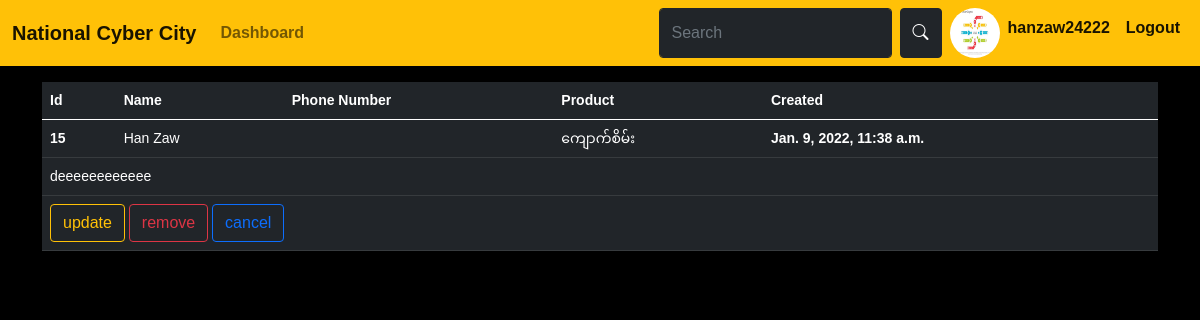
The page /commentdetails/15 (signed in) on the database its author committed.
### jade/models.py (models this page shows, shortened)
class Customer(models.Model):
    user = models.OneToOneField(User, on_delete=models.CASCADE, null=True)
    name = models.CharField(max_length=200, null=True)
    profile = models.ImageField(upload_to='profiles/',null=True,blank=True)
    email = models.EmailField(max_length=200, null=True)
    phone = models.CharField(max_length=200, null=True)
    created = models.DateTimeField(auto_now_add=True)
    def __str__(self):
        return self.name

class Comment(models.Model):
    product = models.ForeignKey(Product, on_delete=models.CASCADE,null=True)
    name = models.ForeignKey(Customer,on_delete=models.SET_NULL,null=True)
    comment = models.TextField()
    created = models.DateTimeField(auto_now_add=True)

class Product(models.Model):
    category = models.ForeignKey(Category, related_name='products', on_delete=models.CASCADE)
    name = models.CharField(max_length=200, db_index=True)
    slug = models.SlugField(max_length=200, db_index=True)
    description = models.TextField(blank=True)
    price = models.DecimalField(max_digits=10, decimal_places=2)
    available = models.BooleanField(default=True)
    created = models.DateTimeField(auto_now_add=True)
    class Meta:
        ordering = ('name',)
        index_together = (('id', 'slug'),)
    def __str__(self):
        return self.name

### jade/views.py (the view)
# urls.py: path('commentdetails/<int:id>', views.commentdetails, name='commentdetails'),
@login_required(login_url='/login')
def commentdetails(request, id):
    comment = Comment.objects.get(id=id)
    return render(request, 'jade/commentdetails.html', {'comment': comment})

### jade/templates/jade/commentdetails.html (shortened to what this page needs)
{% extends "components/base.html" %}
{% load static %}
{% block content %}
<table class="table table-dark">
  <thead>
    <tr class="table table-dark">
      <th scope="col">Id</th>
      <th scope="col">Name</th>
      <th scope="col">Phone Number</th>
      <th scope="col">Product</th>
      <th scope="col">Created</th>
    </tr>
  </thead>
  <tbody>
    <tr>
      <th scope="row">{{ comment.id }}</th>
      <td>{{ comment.name }}</td>
      <td>{{ comment.phoneno }}</td>
      <td>{{ comment.product }}</td>
        <td><b>{{ comment.created }}</b></td>
    </tr>
  <tr>
      <td colspan="5">{{ comment.comment }}</td>
  </tr>
    <tr>
      <td colspan="5">
          <a class="btn btn-outline-warning" href="{% url 'shop:commentUpdate' comment.id %}">update</a>
          <a class="btn btn-outline-danger" href="{% url 'shop:commentdelete' comment.id %}">remove</a>
          <a class="btn btn-outline-primary" href="{% url 'shop:allcomment' %}">cancel</a>
      </td>
  </tr>
  </tbody>
</table>
{% endblock %}

### jade/templates/components/nav.html (shortened to what this page needs)
{% url 'shop:dashboard' as dashboard %}
<nav class="navbar navbar-expand-lg navbar-light bg-warning">
  <div class="container-fluid">
    <div class="collapse navbar-collapse" id="navbarTogglerDemo01">
        <a class="navbar-brand" href="{% url 'shop:product_list' %}"><b>National Cyber City</b></a>
    <ul class="navbar-nav me-auto mb-2 mb-lg-0">
      {% if request.user.is_authenticated %}
          <li class="nav-item">
         <a class="nav-link {% if request.path == dashboard %}active{% endif %}" aria-current="page" href="{% url 'shop:dashboard' %}"><b>Dashboard</b></a>
        </li>
      {% endif %}
     </ul>
      <form class="d-flex" method="POST" action="/search">
        <input class="form-control me-2 btn-dark text-white" type="search" placeholder="Search" aria-label="Search" name="search">
        <button class="btn btn-dark me-2" type="submit"><i class="bi bi-search" id="searchview"></i></button>
          <ul class="navbar-nav me-auto">
              {% if request.user.is_authenticated %}
                  <li class="nav-item md-2">
                      <img width="50" height="50" src="/media/{{ request.user.customer.profile }}" style="border-radius: 50%" alt="{{ request.user.customer.profile }}"/>
                  </li>
          <li class="nav-item">
              <a class="nav-link active" aria-current="page" href="{% url 'shop:customer_profile' %}"><b>{{ request.user.username }}</b></a>
            </li><li class="nav-item">
              <a class="nav-link active" aria-current="page" href="{% url 'shop:logout' %}"><b>Logout</b></a>
            </li>
              {% endif %}
        </ul>
      </form>
    </div>
  </div>
</nav>

### jade/static/css/base.css (style rules this page uses)
body { margin: 0; padding: 0; font-family: helvetica, sans-serif; background-color: black; }
a { text-decoration: none; color: #5993bb; }
table { width: 100%; border-spacing: 0; border-collapse: collapse; }
table th, table td { text-align: left; font-size: 14px; padding: 10px; margin: 0; }
tbody tr:nth-child(odd) { background: #efefef; }
thead th, tbody tr.total { background: #5993bb; color: #fff; font-weight: bold; }

### rows shown on the page
Comment: id "15", name "Han Zaw", product "ကျောက်စိမ်း", created "Jan. 9, 2022, 11:38 a.m.", comment "deeeeeeeeeeee"

### other values the page prints
{{ request.user.username }} "hanzaw24222"
